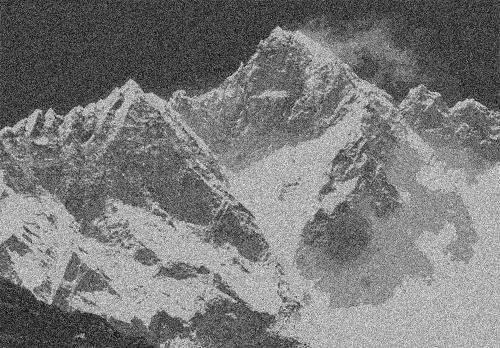
#> input picture noisy5.jpg, 500 x 348 px
$ python OrderStatistics_Filter.py
#> lines starting #> are read from the running program, lines starting #| are printed output that depends on the picture
import cv2
import numpy as np
from matplotlib import pyplot as plt

image = cv2.imread('noisy5.jpg')
#> image is the input picture: shape (348, 500, 3); min 0, max 255, mean 121.9

# Median filter
median_filtered = cv2.medianBlur(image, 3)
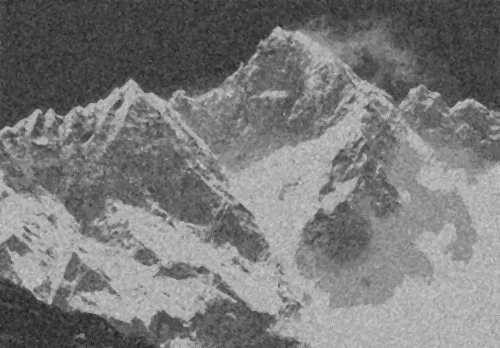
#> median_filtered: shape (348, 500, 3); min 22, max 208, mean 121.8

plt.figure(figsize=(10, 5))
plt.subplot(1, 2, 1), plt.imshow(image, cmap='gray'), plt.title('Noisy Image')
plt.subplot(1, 2, 2), plt.imshow(median_filtered, cmap='gray'), plt.title('Median filter applied')
plt.show()
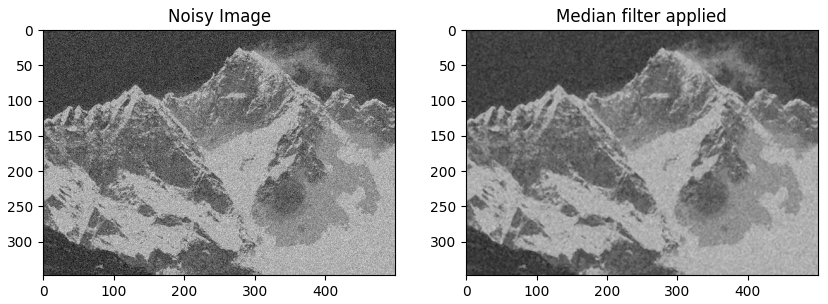
#> figure drawn by matplotlib, 2 panels

#Min-Max filter
def min_filter(image, size):
    return cv2.erode(image, np.ones((size, size), np.uint8))

def max_filter(image, size):
    return cv2.dilate(image, np.ones((size, size), np.uint8))


image = cv2.imread('noisy3.jpg', 0)
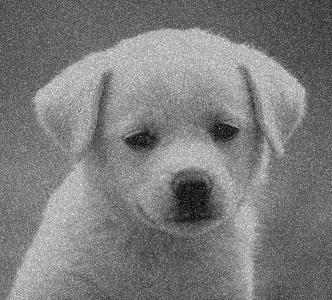
#> input picture noisy3.jpg, 332 x 300 px
#> image is the input picture: shape (300, 332); min 0, max 254, mean 124.1

min_filtered = min_filter(image, 1)
max_filtered = max_filter(image, 1)

plt.figure(figsize=(15, 5))
plt.subplot(1, 3, 1), plt.imshow(image, cmap='gray'), plt.title('Noisy Image')
plt.subplot(1, 3, 2), plt.imshow(min_filtered, cmap='gray'), plt.title('Min Filter applied')
plt.subplot(1, 3, 3), plt.imshow(max_filtered, cmap='gray'), plt.title('Max Filter applied')
plt.show()
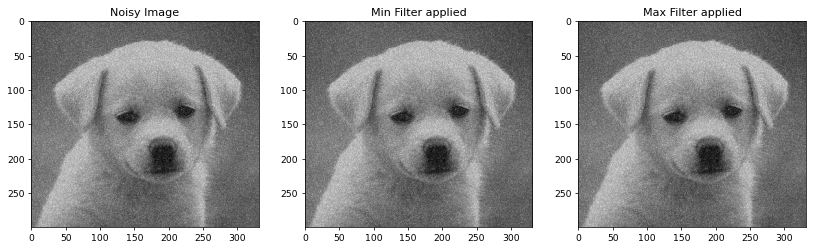
#> figure drawn by matplotlib, 3 panels

#Midpoint filter
def midpoint_filter(image, size):
#> called with size = 1
    min_filtered = cv2.erode(image, np.ones((size, size), np.uint8))
    max_filtered = cv2.dilate(image, np.ones((size, size), np.uint8))
    return (min_filtered + max_filtered) / 2
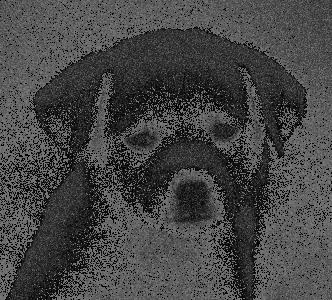
#> returned value: shape (300, 332) float64; min 0, max 127, mean 69.3

image = cv2.imread('noisy3.jpg', 0)

midpoint_filtered = midpoint_filter(image, 1)

plt.figure(figsize=(10, 5))
plt.subplot(1, 2, 1), plt.imshow(image, cmap='gray'), plt.title('Noisy Image')
plt.subplot(1, 2, 2), plt.imshow(midpoint_filtered, cmap='gray'), plt.title('Midpoint filter applied')
plt.show()

#Alpha-Trimmed Mean Filter
def alpha_trimmed_mean_filter(image, size, d):
#> called with size = 2, d = 2
    pad_size = size // 2
    padded_image = cv2.copyMakeBorder(image, pad_size, pad_size, pad_size, pad_size, cv2.BORDER_REFLECT)
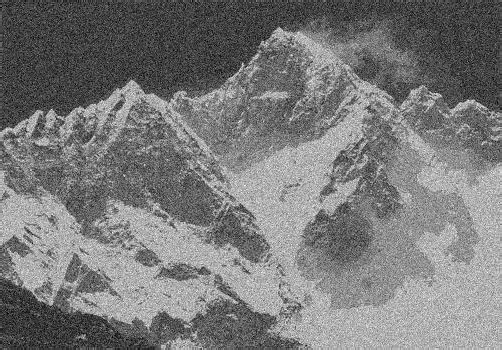
#> padded_image: shape (350, 502); min 0, max 255, mean 121.7
    output = np.zeros(image.shape, np.float32)

    for i in range(pad_size, padded_image.shape[0] - pad_size):
        for j in range(pad_size, padded_image.shape[1] - pad_size):
            region = padded_image[i - pad_size:i + pad_size + 1, j - pad_size:j + pad_size + 1].flatten()
            region.sort()
            trimmed_region = region[d//2:-d//2] if d > 0 else region
            output[i - pad_size, j - pad_size] = np.mean(trimmed_region)

    return output

image = cv2.imread('noisy5.jpg', 0)

d = 2
alpha_trimmed_filtered = alpha_trimmed_mean_filter(image, 2, d)

plt.figure(figsize=(10, 5))
plt.subplot(1, 2, 1), plt.imshow(image, cmap='gray'), plt.title('Noisy Image')
plt.subplot(1, 2, 2), plt.imshow(alpha_trimmed_filtered, cmap='gray'), plt.title('Alpha-Trimmed Mean filter applied')
plt.show()
